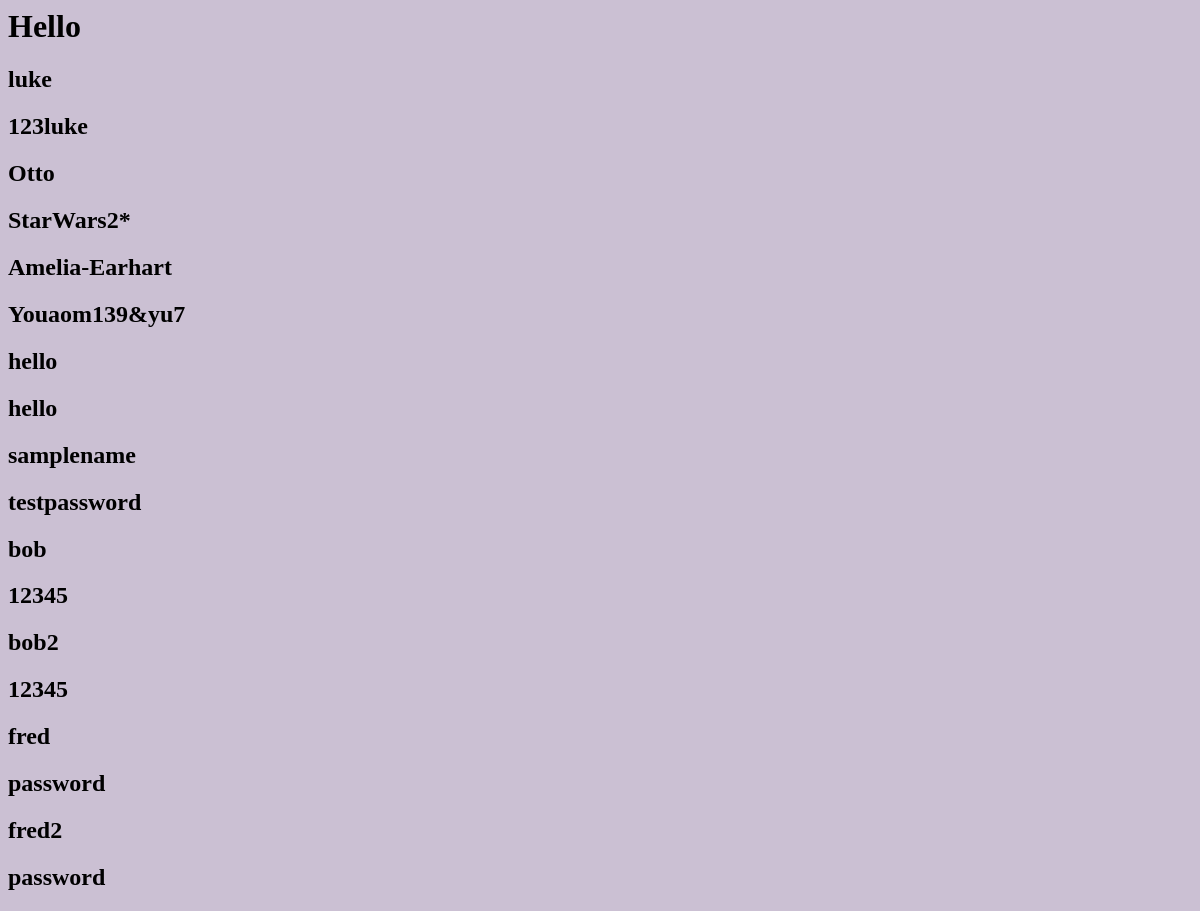
Screenshot of /music_app/ with the database file from the repository.
### music_app/models.py (models this page shows, shortened)
class Users(models.Model):
    username = models.CharField(max_length=200, primary_key=True)
    password = models.CharField(max_length=200)

### music_app/views.py (the view)
# urls.py: path('', views.index, name='index'),
def index(request):
    users = Users.objects.all()
    return render(request, 'music_app/index.html', {'users': users})

### music_app/templates/music_app/index.html
{% load static %}
<link rel="stylesheet" type = "text/css" href="{% static 'music_app/styles.css' %}">
<html>
    <body>
        <h1> Hello </h1>
        <div class = "users">
            {% for user in users %}
            <div class = "users">
                <h2> {{ user.username }}</h2>
                <h2> {{ user.password }}</h2>
            </div>
            {% endfor %}
        </div>
    </body>
</html>

### music_app/static/music_app/styles.css (style rules this page uses)
body { background-color: #cbc0d3; }

### rows the page displays
Users: username "luke", password "123luke"
Users: username "Otto", password "StarWars2*"
Users: username "Amelia-Earhart", password "Youaom139&yu7"
Users: username "hello", password "hello"
Users: username "samplename", password "testpassword"
Users: username "bob", password "12345"
Users: username "bob2", password "12345"
Users: username "fred", password "password"
Users: username "fred2", password "password"
